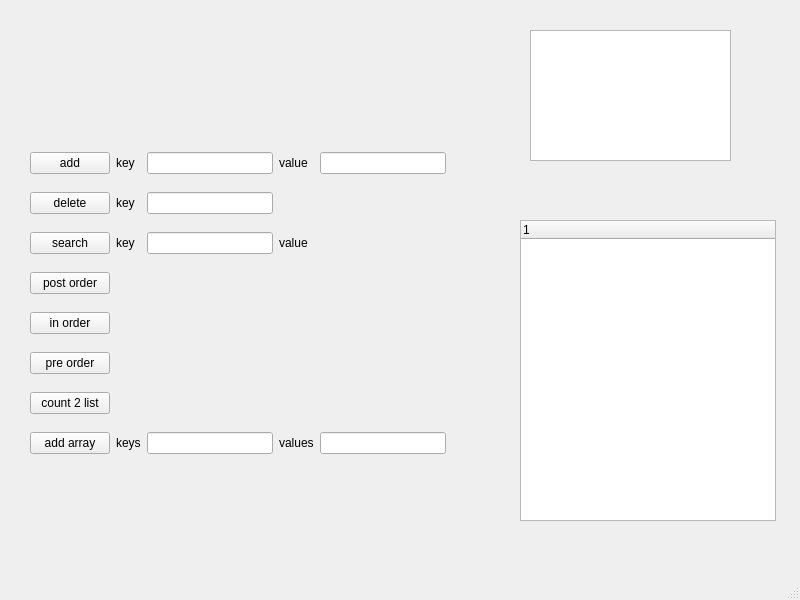
<?xml version="1.0" encoding="UTF-8"?>
<ui version="4.0">
 <class>MainWindow</class>
 <widget class="QMainWindow" name="MainWindow">
  <property name="geometry">
   <rect>
    <x>0</x>
    <y>0</y>
    <width>800</width>
    <height>600</height>
   </rect>
  </property>
  <property name="windowTitle">
   <string>MainWindow</string>
  </property>
  <widget class="QWidget" name="centralwidget">
   <widget class="QPlainTextEdit" name="plainTextEdit">
    <property name="geometry">
     <rect>
      <x>530</x>
      <y>30</y>
      <width>201</width>
      <height>131</height>
     </rect>
    </property>
   </widget>
   <widget class="QWidget" name="gridLayoutWidget">
    <property name="geometry">
     <rect>
      <x>30</x>
      <y>140</y>
      <width>416</width>
      <height>331</height>
     </rect>
    </property>
    <layout class="QGridLayout" name="gridLayout">
     <item row="0" column="3">
      <widget class="QLabel" name="label">
       <property name="text">
        <string>key</string>
       </property>
      </widget>
     </item>
     <item row="1" column="2">
      <widget class="QPushButton" name="deleteButton">
       <property name="text">
        <string>delete</string>
       </property>
      </widget>
     </item>
     <item row="2" column="5">
      <widget class="QLabel" name="label_5">
       <property name="text">
        <string>value</string>
       </property>
      </widget>
     </item>
     <item row="2" column="4">
      <widget class="QLineEdit" name="searchEdit"/>
     </item>
     <item row="0" column="4">
      <widget class="QLineEdit" name="keyEdit"/>
     </item>
     <item row="6" column="4">
      <widget class="QLabel" name="nomer">
       <property name="text">
        <string/>
       </property>
      </widget>
     </item>
     <item row="4" column="2">
      <widget class="QPushButton" name="inOrderButton">
       <property name="text">
        <string>in order</string>
       </property>
      </widget>
     </item>
     <item row="6" column="2">
      <widget class="QPushButton" name="countButton">
       <property name="text">
        <string>count 2 list</string>
       </property>
      </widget>
     </item>
     <item row="1" column="3">
      <widget class="QLabel" name="label_3">
       <property name="text">
        <string>key</string>
       </property>
      </widget>
     </item>
     <item row="2" column="6">
      <widget class="QLabel" name="resultSearchEdit">
       <property name="text">
        <string/>
       </property>
      </widget>
     </item>
     <item row="0" column="6">
      <widget class="QLineEdit" name="valueEdit"/>
     </item>
     <item row="2" column="3">
      <widget class="QLabel" name="label_4">
       <property name="text">
        <string>key</string>
       </property>
      </widget>
     </item>
     <item row="3" column="2">
      <widget class="QPushButton" name="postOrderButton">
       <property name="text">
        <string>post order</string>
       </property>
      </widget>
     </item>
     <item row="2" column="2">
      <widget class="QPushButton" name="searchButton">
       <property name="text">
        <string>search</string>
       </property>
      </widget>
     </item>
     <item row="0" column="2">
      <widget class="QPushButton" name="addButton">
       <property name="text">
        <string>add</string>
       </property>
      </widget>
     </item>
     <item row="5" column="2">
      <widget class="QPushButton" name="preOrderButton">
       <property name="text">
        <string>pre order</string>
       </property>
      </widget>
     </item>
     <item row="1" column="4">
      <widget class="QLineEdit" name="deleteEdit"/>
     </item>
     <item row="0" column="5">
      <widget class="QLabel" name="label_2">
       <property name="text">
        <string>value</string>
       </property>
      </widget>
     </item>
     <item row="7" column="2">
      <widget class="QPushButton" name="pushButton">
       <property name="text">
        <string>add array</string>
       </property>
      </widget>
     </item>
     <item row="7" column="4">
      <widget class="QLineEdit" name="keysEdit"/>
     </item>
     <item row="7" column="6">
      <widget class="QLineEdit" name="valueEdit_2"/>
     </item>
     <item row="7" column="3">
      <widget class="QLabel" name="label_6">
       <property name="text">
        <string>keys</string>
       </property>
      </widget>
     </item>
     <item row="7" column="5">
      <widget class="QLabel" name="label_7">
       <property name="text">
        <string>values</string>
       </property>
      </widget>
     </item>
    </layout>
   </widget>
   <widget class="QTreeWidget" name="treeWidget">
    <property name="geometry">
     <rect>
      <x>520</x>
      <y>220</y>
      <width>256</width>
      <height>301</height>
     </rect>
    </property>
   </widget>
  </widget>
  <widget class="QMenuBar" name="menubar">
   <property name="geometry">
    <rect>
     <x>0</x>
     <y>0</y>
     <width>800</width>
     <height>26</height>
    </rect>
   </property>
  </widget>
  <widget class="QStatusBar" name="statusbar"/>
 </widget>
 <resources/>
 <connections/>
</ui>
